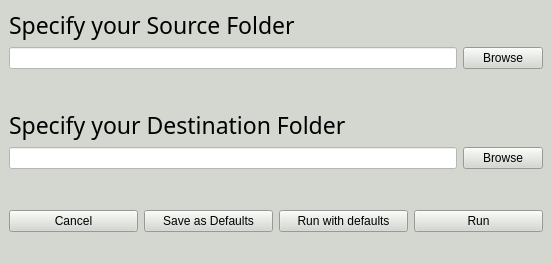
<?xml version="1.0" encoding="UTF-8"?>
<ui version="4.0">
 <class>Application_main</class>
 <widget class="QMainWindow" name="Application_main">
  <property name="windowModality">
   <enum>Qt::WindowModal</enum>
  </property>
  <property name="geometry">
   <rect>
    <x>0</x>
    <y>0</y>
    <width>552</width>
    <height>263</height>
   </rect>
  </property>
  <property name="windowTitle">
   <string>EasyTransfer</string>
  </property>
  <property name="styleSheet">
   <string notr="true">background-color: rgb(211, 215, 207);</string>
  </property>
  <widget class="QWidget" name="centralwidget">
   <layout class="QGridLayout" name="gridLayout">
    <item row="2" column="0">
     <layout class="QHBoxLayout" name="horizontalLayout">
      <item>
       <widget class="QPushButton" name="CancelButton">
        <property name="text">
         <string>Cancel</string>
        </property>
       </widget>
      </item>
      <item>
       <widget class="QPushButton" name="SaveDefaultsButton">
        <property name="text">
         <string>Save as Defaults</string>
        </property>
       </widget>
      </item>
      <item>
       <widget class="QPushButton" name="RunDefaultsButton">
        <property name="text">
         <string>Run with defaults</string>
        </property>
       </widget>
      </item>
      <item>
       <widget class="QPushButton" name="RunButton">
        <property name="text">
         <string>Run</string>
        </property>
       </widget>
      </item>
     </layout>
    </item>
    <item row="0" column="0">
     <layout class="QVBoxLayout" name="SourceDestinationLayout">
      <item>
       <layout class="QVBoxLayout" name="SourcePathLayout_V">
        <item>
         <widget class="QLabel" name="Source_folder_label">
          <property name="font">
           <font>
            <family>Ubuntu Condensed</family>
            <pointsize>17</pointsize>
           </font>
          </property>
          <property name="text">
           <string>Specify your Source Folder</string>
          </property>
         </widget>
        </item>
        <item>
         <layout class="QHBoxLayout" name="SourcePathLayout_H">
          <item>
           <widget class="QLineEdit" name="SourcePathInput">
            <property name="styleSheet">
             <string notr="true">background-color: rgb(255, 255, 255);</string>
            </property>
            <property name="readOnly">
             <bool>true</bool>
            </property>
           </widget>
          </item>
          <item>
           <widget class="QPushButton" name="SourcePathSelector">
            <property name="text">
             <string>Browse</string>
            </property>
           </widget>
          </item>
         </layout>
        </item>
       </layout>
      </item>
      <item>
       <spacer name="verticalSpacer">
        <property name="orientation">
         <enum>Qt::Vertical</enum>
        </property>
        <property name="sizeHint" stdset="0">
         <size>
          <width>20</width>
          <height>40</height>
         </size>
        </property>
       </spacer>
      </item>
      <item>
       <layout class="QVBoxLayout" name="DestinationPathLayout_V">
        <item>
         <widget class="QLabel" name="DestinationPathLabel">
          <property name="font">
           <font>
            <family>Ubuntu Condensed</family>
            <pointsize>17</pointsize>
           </font>
          </property>
          <property name="text">
           <string>Specify your Destination Folder</string>
          </property>
         </widget>
        </item>
        <item>
         <layout class="QHBoxLayout" name="DestinationPathLayout_H">
          <item>
           <widget class="QLineEdit" name="DestinationPathInput">
            <property name="styleSheet">
             <string notr="true">background-color: rgb(255, 255, 255);</string>
            </property>
            <property name="readOnly">
             <bool>true</bool>
            </property>
           </widget>
          </item>
          <item>
           <widget class="QPushButton" name="DestionationPathSelector">
            <property name="text">
             <string>Browse</string>
            </property>
           </widget>
          </item>
         </layout>
        </item>
       </layout>
      </item>
     </layout>
    </item>
    <item row="1" column="0">
     <spacer name="verticalSpacer_2">
      <property name="orientation">
       <enum>Qt::Vertical</enum>
      </property>
      <property name="sizeHint" stdset="0">
       <size>
        <width>20</width>
        <height>40</height>
       </size>
      </property>
     </spacer>
    </item>
   </layout>
  </widget>
  <widget class="QMenuBar" name="menubar">
   <property name="geometry">
    <rect>
     <x>0</x>
     <y>0</y>
     <width>552</width>
     <height>22</height>
    </rect>
   </property>
  </widget>
  <widget class="QStatusBar" name="statusbar"/>
 </widget>
 <resources/>
 <connections/>
</ui>
